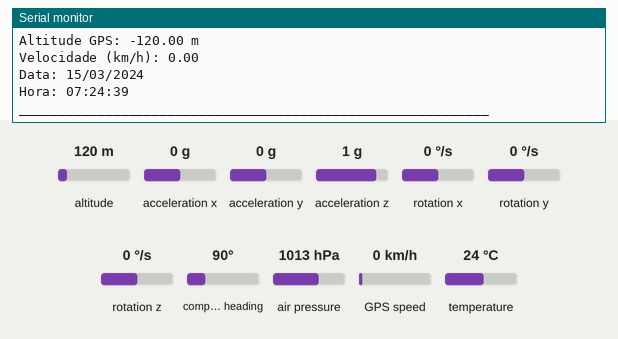
The sketch below on a simulated ESP32. Shown: the last lines printed to the serial monitor. Wiring (inferred from the names in the program): MPU-9250 motion sensor at I2C address 0x68. Inputs (shaded band) come from the test bench; at power-on: altitude 120 m, acceleration x 0 g, acceleration y 0 g, acceleration z 1 g, rotation x 0 °/s, rotation y 0 °/s, rotation z 0 °/s, compass heading 90°, air pressure 1013 hPa, GPS speed 0 km/h, temperature 24 °C. Storage starts empty; the GPS gets a fix after 3 s at 37.7749, -122.4194 with 8 satellites; no radio packets arrive unless stated.

Above: at 10.2 s.
10.3 s: altitude set to 20 m
At 10.62 s:
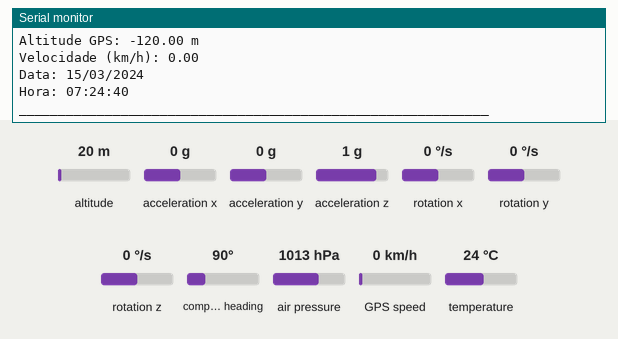
11.8 s: acceleration x set to -1.4 g
At 11.85 s:
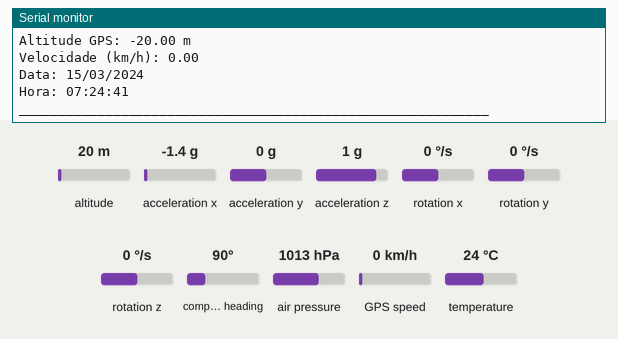
13.3 s: acceleration y set to -1.4 g
At 14.32 s:
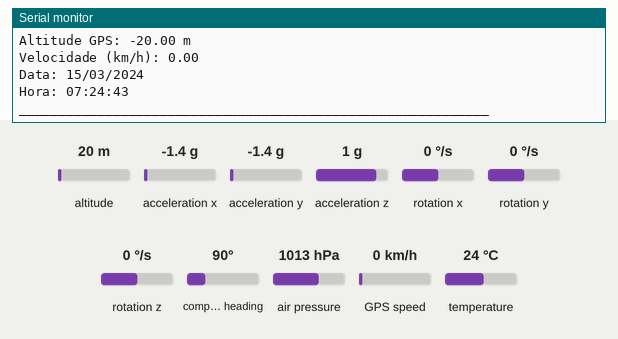
14.8 s: acceleration z set to -1.4 g
At 15.56 s:
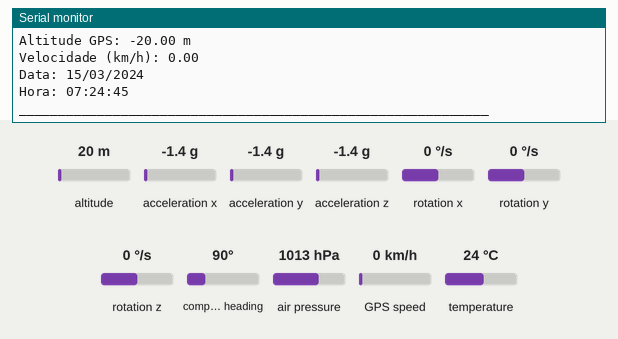
16.3 s: rotation x set to -192 °/s
At 16.79 s:
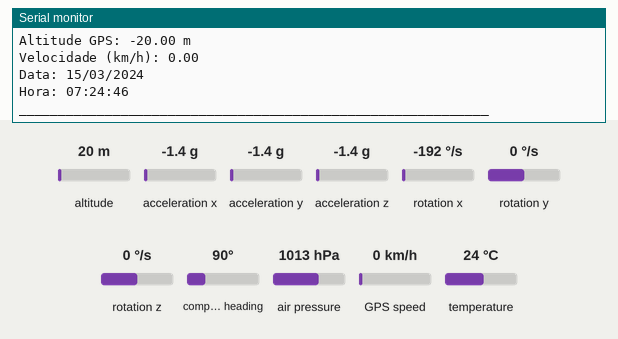
Timing chart, 0 to 19.3 s (numbered marks = the images above; inputs shaded):
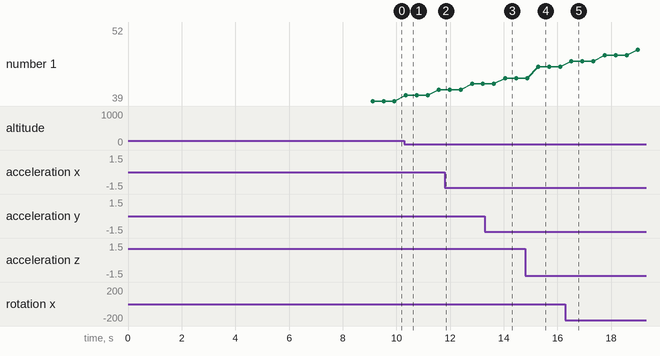

Measured:
- after the input at 13.3 s, the serial monitor: prints a new line after 0.30 s (image 3)
- after the input at 14.8 s, the serial monitor: prints a new line at once (image 4)
- after the input at 16.3 s, the serial monitor: prints a new line after 0.19 s (image 5)

The sketch:

Esp32GY91-GPS-SD-LoRa.ino
```cpp
// GY-91
// SDA ---> 21
// SCL ---> 22
// GPS
// RX ----> 12
// TX ----> 34

#include <Wire.h>
#include <Adafruit_Sensor.h>
#include <Adafruit_BMP280.h>
#include <TinyGPS++.h>
#include <HardwareSerial.h>
#include <SPI.h>
#include <SD.h>
#include <LoRa.h>
#include "board_def.h"

// GY-91 MPU9250 Configuration
#define GYRO_CONFIG_MODE 0
#define ACC_CONFIG_MODE 1
#define MPU_POWER_REGISTER 0x6B
#define MPU_MODE 0x6C
#define GYRO_MODE 0x1A
#define GYRO_CONFIG 0x1B
#define ACCEL_INIT 0x1C
#define ACCEL_CONFIG 0x1D
#define accX_H 0x3B
#define accY_H 0x3D
#define accZ_H 0x3F
#define gyroX_H 0x43
#define gyroY_H 0x45
#define gyroZ_H 0x47
#define TEMP_H 0x41
#define TEMP_L 0x42

const uint8_t MPU = 0x68;
unsigned long delay_cal = 3000;

float rawaccX = 0, rawaccY = 0, rawaccZ = 0, rawgyroX = 0, rawgyroY = 0, rawgyroZ = 0;
float tempC = 0, gyroX = 0, gyroY = 0, gyroZ = 0, accX = 0, accY = 0, accZ = 0;
float calgyroX = 0, calgyroY = 0, calgyroZ = 0, calaccX = 0, calaccY = 0, calaccZ = 0;

// BMP280 sensor instance
Adafruit_BMP280 bmp;
bool bmpAvailable = false;

// GPS Configuration
TinyGPSPlus gps;
HardwareSerial gpsSerial(1);  // Using UART1
#define GPS_RX 34
#define GPS_TX 12

bool mpuAvailable = false;

// SD Card Configuration
#define SD_CS 13  // Pino CS do cartão SD
#define SPI_MOSI 15
#define SPI_MISO 2
#define SPI_SCK 14

SPIClass spiSD(VSPI);  // Utiliza o VSPI
File dataFile;

void i2cWrite(uint8_t address, uint8_t reg, uint8_t val) {
    Wire.beginTransmission(address);
    Wire.write(reg);
    Wire.write(val);
    Wire.endTransmission();
}

int16_t i2cRead(uint8_t address, int8_t reg) {
    int16_t temp = 0;
    Wire.beginTransmission(address);
    Wire.write(reg);
    if (Wire.endTransmission(false) != 0) {
        // Device not responding
        return 0;
    }
    Wire.requestFrom(address, 2, true);
    if (Wire.available() >= 2) {
        temp = (Wire.read() << 8 | Wire.read());
    }
    return temp;
}

void sep(int a) {
    for (int i = 0; i < a; i++) {
        Serial.print("_");
    }
    Serial.println();
}

void readTemperature() {
    if (!mpuAvailable) {
        tempC = 0;
        return;
    }
    int16_t rawTemp = i2cRead(MPU, TEMP_H);
    tempC = (rawTemp / 340.0) + 36.53; // Ajuste para temperatura
}

void printAcc() {
    sep(30);
    Serial.println("Aceleração (g):");
    Serial.printf("AccX = %.3f\n", mpuAvailable ? accX : 0.0);
    Serial.printf("AccY = %.3f\n", mpuAvailable ? accY : 0.0);
    Serial.printf("AccZ = %.3f\n", mpuAvailable ? accZ : 0.0);
}

void printGyro() {
    sep(30);
    Serial.println("Giroscópio (deg/s):");
    Serial.printf("GyroX = %.3f\n", mpuAvailable ? gyroX : 0.0);
    Serial.printf("GyroY = %.3f\n", mpuAvailable ? gyroY : 0.0);
    Serial.printf("GyroZ = %.3f\n", mpuAvailable ? gyroZ : 0.0);
}

void printBMP280() {
    sep(30);
    Serial.println("Sensor BMP280:");
    if (bmpAvailable) {
        float pressure = bmp.readPressure() / 100.0F; // hPa
        float altitude = bmp.readAltitude(1013.25);
        float temperature = bmp.readTemperature();
        Serial.printf("Temperatura: %.2f °C\n", temperature);
        Serial.printf("Pressão: %.2f hPa\n", pressure);
        Serial.printf("Altitude: %.2f m\n", altitude);
    } else {
        Serial.println("Temperatura: 0.00 °C");
        Serial.println("Pressão: 0.00 hPa");
        Serial.println("Altitude: 0.00 m");
    }
}

void printGPS() {
    sep(30);
    Serial.println("Dados do GPS:");
    if (gps.location.isValid()) {
        Serial.printf("Latitude: %.6f\n", gps.location.lat());
        Serial.printf("Longitude: %.6f\n", gps.location.lng());
        Serial.printf("Satélites: %d\n", gps.satellites.value());

        // Corrigindo a altitude
        float altitudeGPS = gps.altitude.meters() * -1; // Multiplicando por -1 para corrigir negativo
        Serial.printf("Altitude GPS: %.2f m\n", altitudeGPS);

        Serial.printf("Velocidade (km/h): %.2f\n", gps.speed.kmph());
        Serial.printf("Data: %02d/%02d/%04d\n", gps.date.day(), gps.date.month(), gps.date.year());

        // Ajustando horário para Brasília (-3 horas)
        int adjustedHour = (gps.time.hour() - 3 + 24) % 24;
        Serial.printf("Hora: %02d:%02d:%02d\n", adjustedHour, gps.time.minute(), gps.time.second());
    } else {
        Serial.println("Latitude: 0.000000");
        Serial.println("Longitude: 0.000000");
        Serial.println("Satélites: 0");
        Serial.println("Altitude GPS: 0.00 m");
        Serial.println("Velocidade (km/h): 0.00");
        Serial.println("Data: 00/00/0000");
        Serial.println("Hora: 00:00:00");
    }
}

void powMan() {
    if (!mpuAvailable) return;
    i2cWrite(MPU, MPU_POWER_REGISTER, 0);
    i2cWrite(MPU, MPU_MODE, 0);
}

void gyroConfig(uint8_t choice) {
    if (!mpuAvailable) return;
    uint8_t val;
    switch (choice) {
        case 0: val = 0b00000001; break;
        case 1: val = 0b00001001; break;
        case 2: val = 0b00010001; break;
        case 3: val = 0b00011001; break;
        default:
            Serial.println("Entrada inválida! Selecionado padrão Case 0");
            val = 0b00000001;
            break;
    }
    i2cWrite(MPU, GYRO_MODE, 0x00);
    i2cWrite(MPU, GYRO_CONFIG, val);
}

void accConfig(uint8_t choice) {
    if (!mpuAvailable) return;
    uint8_t val;
    switch (choice) {
        case 0: val = 0b00000000; break;
        case 1: val = 0b00001000; break;
        case 2: val = 0b00010000; break;
        case 3: val = 0b00011000; break;
        default:
            Serial.println("Entrada inválida! Selecionado padrão Case 0");
            val = 0b00000000;
            break;
    }
    i2cWrite(MPU, ACCEL_INIT, val);
    i2cWrite(MPU, ACCEL_CONFIG, 0b00001000);
}

void accData(bool status, int choice) {
    if (!mpuAvailable) {
        accX = accY = accZ = 0;
        return;
    }
    float rawVal;
    switch (choice) {
        case 0: rawVal = 16384.0; break;
        case 1: rawVal = 8192.0; break;
        case 2: rawVal = 4096.0; break;
        case 3: rawVal = 2048.0; break;
        default: rawVal = 8192.0; break;
    }

    if (status) {
        unsigned int count = 0;
        unsigned long initTime = millis();
        rawaccX = rawaccY = rawaccZ = 0; // reset calibration sums
        Serial.printf("Não se mova! Iniciando calibração por %d segundos\n", (delay_cal / 1000));
        while (millis() - initTime <= delay_cal) {
            rawaccX += (i2cRead(MPU, accX_H)) / rawVal;
            rawaccY += (i2cRead(MPU, accY_H)) / rawVal;
            rawaccZ += (i2cRead(MPU, accZ_H)) / rawVal;
            count++;
            delay(5);
        }
        Serial.printf("Contagem = %d\n", count);
        Serial.println("Calibração concluída!");
        calaccX = (float)rawaccX / count;
        calaccY = (float)rawaccY / count;
        calaccZ = (float)rawaccZ / count;
    } else {
        accX = (i2cRead(MPU, accX_H) / rawVal) - calaccX;
        accY = (i2cRead(MPU, accY_H) / rawVal) - calaccY;
        accZ = (i2cRead(MPU, accZ_H) / rawVal) - calaccZ;
    }
}

void gyroData(bool status, int choice) {
    if (!mpuAvailable) {
        gyroX = gyroY = gyroZ = 0;
        return;
    }
    float rawVal;
    switch (choice) {
        case 0: rawVal = 131.0; break;
        case 1: rawVal = 65.5; break;
        case 2: rawVal = 32.8; break;
        case 3: rawVal = 16.4; break;
        default: rawVal = 131.0; break;
    }
    if (status) {
        unsigned int count = 0;
        unsigned long initTime = millis();
        rawgyroX = rawgyroY = rawgyroZ = 0;
        Serial.printf("Não se mova! Iniciando calibração por %d segundos\n", (delay_cal / 1000));
        while (millis() - initTime <= delay_cal) {
            rawgyroX += (i2cRead(MPU, gyroX_H)) / rawVal;
            rawgyroY += (i2cRead(MPU, gyroY_H)) / rawVal;
            rawgyroZ += (i2cRead(MPU, gyroZ_H)) / rawVal;
            count++;
            delay(5);
        }
        Serial.printf("Contagem = %d\n", count);
        Serial.println("Calibração concluída!");
        calgyroX = (float)rawgyroX / count;
        calgyroY = (float)rawgyroY / count;
        calgyroZ = (float)rawgyroZ / count;
    } else {
        gyroX = (i2cRead(MPU, gyroX_H)) / rawVal - calgyroX;
        gyroY = (i2cRead(MPU, gyroY_H)) / rawVal - calgyroY;
        gyroZ = (i2cRead(MPU, gyroZ_H)) / rawVal - calgyroZ;
    }
}

// Check if device at I2C address responds successfully
bool checkI2CDevice(uint8_t address) {
    Wire.beginTransmission(address);
    uint8_t error = Wire.endTransmission();
    return (error == 0);
}

void setup() {
    Serial.begin(115200);
    Wire.begin();
    Wire.setClock(400000);

    // Inicializa o SPI com os pinos definidos do cartão SD
    spiSD.begin(SPI_SCK, SPI_MISO, SPI_MOSI, SD_CS);

    // Inicializa o cartão SD
    if (!SD.begin(SD_CS, spiSD)) {
        Serial.println("Falha ao montar o cartão SD");
        while (1) { delay(1000); } // Trava aqui
    }
    Serial.println("Cartão SD montado com sucesso");

    // Cria ou abre o arquivo para escrita
    dataFile = SD.open("/dados.txt", FILE_APPEND);
    if (!dataFile) {
        Serial.println("Erro ao abrir o arquivo");
        while(1) { delay(1000); }
    }

    // Check MPU availability (address 0x68)
    mpuAvailable = checkI2CDevice(MPU);
    if (mpuAvailable) {
        Serial.println("MPU9250 detectado.");
    } else {
        Serial.println("MPU9250 não detectado, dados do sensor serão zeros.");
    }

    // Initialize BMP280, if present
    bmpAvailable = bmp.begin(0x76);
    if (bmpAvailable) {
        Serial.println("Sensor BMP280 detectado.");
    } else {
        Serial.println("Sensor BMP280 não detectado, dados de pressão/altitude serão zeros.");
    }

    // Initialize GPS UART
    gpsSerial.begin(9600, SERIAL_8N1, GPS_RX, GPS_TX);
    Serial.println("GPS NEO-6M inicializado.");

    // Initialize LoRa
    SPI.begin(CONFIG_CLK, CONFIG_MISO, CONFIG_MOSI, CONFIG_NSS);
    LoRa.setPins(CONFIG_NSS, CONFIG_RST, CONFIG_DIO0);
    if (!LoRa.begin(BAND)) {
        Serial.println("Inicialização do LoRa falhou!");
        while (1);
    }
    Serial.println("LoRa inicializado.");

    if (mpuAvailable) {
        powMan();
        sep(60);
        gyroConfig(GYRO_CONFIG_MODE);
        accConfig(ACC_CONFIG_MODE);
        // Calibrate sensors
        accData(true, ACC_CONFIG_MODE);
        gyroData(true, GYRO_CONFIG_MODE);
        delay(3000);
        sep(60);
    }
}

void loop() {
    // Read data from MPU sensors if available
    if (mpuAvailable) {
        accData(false, ACC_CONFIG_MODE);
        gyroData(false, GYRO_CONFIG_MODE);
        readTemperature();
    } else {
        accX = accY = accZ = 0;
        gyroX = gyroY = gyroZ = 0;
        tempC = 0;
    }

    // Read pressure and altitude if BMP280 available
    float pressure = 0, altitude = 0, bmpTemp = 0;
    if (bmpAvailable) {
        pressure = bmp.readPressure() / 100.0F;
        altitude = bmp.readAltitude(1013.25);
        bmpTemp = bmp.readTemperature();
    }

    // Read GPS data
    while (gpsSerial.available() > 0) {
        gps.encode(gpsSerial.read());
    }

    // Print sensor data to serial monitor
    printGyro();
    Serial.printf("Temperatura MPU (°C): %.2f\n", mpuAvailable ? tempC : 0.0);
    printAcc();

    sep(30);
    Serial.println("Sensor BMP280:");
    if (bmpAvailable) {
        Serial.printf("Temperatura BMP280: %.2f °C\n", bmpTemp);
        Serial.printf("Pressão: %.2f hPa\n", pressure);
        Serial.printf("Altitude: %.2f m\n", altitude);
    } else {
        Serial.println("Temperatura BMP280: 0.00 °C");
        Serial.println("Pressão: 0.00 hPa");
        Serial.println("Altitude: 0.00 m");
    }

    // Corrigir altitude GPS para salvar e enviar
    float correctedAltitudeGPS = gps.altitude.meters() * -1;

    printGPS();

    // Save data to SD card
    if (dataFile) {
        if (gps.location.isValid()) {
            dataFile.printf("Data: %02d/%02d/%04d, Hora: %02d:%02d:%02d, ",
                gps.date.day(), gps.date.month(), gps.date.year(),
                (gps.time.hour() - 3 + 24) % 24, gps.time.minute(), gps.time.second());
            dataFile.printf("Latitude: %.6f, Longitude: %.6f, Satélites: %d, Velocidade: %.2f km/h, Altitude GPS: %.2f m, ",
                gps.location.lat(), gps.location.lng(), gps.satellites.value(), gps.speed.kmph(), correctedAltitudeGPS);
            dataFile.printf("AccX: %.3f, AccY: %.3f, AccZ: %.3f, ", accX, accY, accZ);
            dataFile.printf("GyroX: %.3f, GyroY: %.3f, GyroZ: %.3f, ", gyroX, gyroY, gyroZ);
            dataFile.printf("Temp MPU: %.2f °C, Temp BMP: %.2f °C, Pressão: %.2f hPa, Altitude BMP: %.2f m\n",
                tempC, bmpTemp, pressure, altitude);
        } else {
            dataFile.println("Dados do GPS inválidos.");
        }
        dataFile.flush();
    }

    // Send data via LoRa
    if (gps.location.isValid()) {
        LoRa.beginPacket();
        LoRa.printf("Data: %02d/%02d/%04d, Hora: %02d:%02d:%02d, ",
            gps.date.day(), gps.date.month(), gps.date.year(),
            (gps.time.hour() - 3 + 24) % 24, gps.time.minute(), gps.time.second());
        LoRa.printf("Lat: %.6f, Lon: %.6f, Sat: %d, Vel: %.2f km/h, Alt: %.2f m, ",
            gps.location.lat(), gps.location.lng(), gps.satellites.value(), gps.speed.kmph(), correctedAltitudeGPS);
        LoRa.printf("AccX: %.3f, AccY: %.3f, AccZ: %.3f, ", accX, accY, accZ);
        LoRa.printf("GyroX: %.3f, GyroY: %.3f, GyroZ: %.3f, ", gyroX, gyroY, gyroZ);
        LoRa.printf("Temp MPU: %.2f °C, Temp BMP: %.2f °C, Pressão: %.2f hPa, Alt BMP: %.2f m",
            tempC, bmpTemp, pressure, altitude);
        LoRa.endPacket();
    }

    sep(60);
    delay(300);
}
```

board_def.h
```cpp
#include <Arduino.h>

#define LORA_V1_0_OLED  0
#define LORA_V1_2_OLED  0
#define LORA_V1_6_OLED  0
#define LORA_V2_0_OLED  1

// Change here whether you define Sender or Receiver.
// The rest should be the same
#define LORA_SENDER 0
//#define LORA_SENDER 1

#define LORA_PERIOD 868
// #define LORA_PERIOD 915
//#define LORA_PERIOD 433

#if LORA_V1_0_OLED
#include <Wire.h>
#include "SSD1306Wire.h"
#define OLED_CLASS_OBJ  SSD1306Wire
#define OLED_ADDRESS    0x3C
#define OLED_SDA    4
#define OLED_SCL    15
#define OLED_RST    16
#define CONFIG_MOSI 27
#define CONFIG_MISO 19
#define CONFIG_CLK  5
#define CONFIG_NSS  18
#define CONFIG_RST  14
#define CONFIG_DIO0 26
// !    There are two versions of TTGO LoRa V1.0,
// !    the 868 version uses the 3D WiFi antenna, and the 433 version uses the PCB antenna.
// !    You need to change the frequency according to the board.

#define SDCARD_MOSI -1
#define SDCARD_MISO -1
#define SDCARD_SCLK -1
#define SDCARD_CS   -1

#elif LORA_V1_2_OLED
//Lora V1.2 ds3231
#include <Wire.h>
#include "SSD1306Wire.h"
#define OLED_CLASS_OBJ  SSD1306Wire
#define OLED_ADDRESS    0x3C
#define OLED_SDA    21
#define OLED_SCL    22
#define OLED_RST    -1
#define CONFIG_MOSI 27
#define CONFIG_MISO 19
#define CONFIG_CLK  5
#define CONFIG_NSS  18
#define CONFIG_RST  23
#define CONFIG_DIO0 26

#define SDCARD_MOSI -1
#define SDCARD_MISO -1
#define SDCARD_SCLK -1
#define SDCARD_CS   -1

#define ENABLE_DS3231

#elif LORA_V1_6_OLED
#include <Wire.h>
#include "SSD1306Wire.h"
#define OLED_CLASS_OBJ  SSD1306Wire
#define OLED_ADDRESS    0x3C
#define OLED_SDA    21
#define OLED_SCL    22
#define OLED_RST    -1

#define CONFIG_MOSI 27
#define CONFIG_MISO 19
#define CONFIG_CLK  5
#define CONFIG_NSS  18
#define CONFIG_RST  23
#define CONFIG_DIO0 26

#define SDCARD_MOSI 15
#define SDCARD_MISO 2
#define SDCARD_SCLK 14
#define SDCARD_CS   13

#elif LORA_V2_0_OLED
#include <Wire.h>
#include "SSD1306Wire.h"
#define OLED_CLASS_OBJ  SSD1306Wire
#define OLED_ADDRESS    0x3C
#define OLED_SDA    21
#define OLED_SCL    22
#define OLED_RST    -1

#define CONFIG_MOSI 27
#define CONFIG_MISO 19
#define CONFIG_CLK  5
#define CONFIG_NSS  18
#define CONFIG_RST  23
#define CONFIG_DIO0 26

#define SDCARD_MOSI 15
#define SDCARD_MISO 2
#define SDCARD_SCLK 14
#define SDCARD_CS   13

#else
#error "please select board"
#endif


#if LORA_PERIOD == 433
#define BAND 433E6
#elif LORA_PERIOD == 868
#define BAND 868E6
#elif LORA_PERIOD == 915
#define BAND 915E6
#else
#error "Please select the correct lora frequency"
#endif
```
